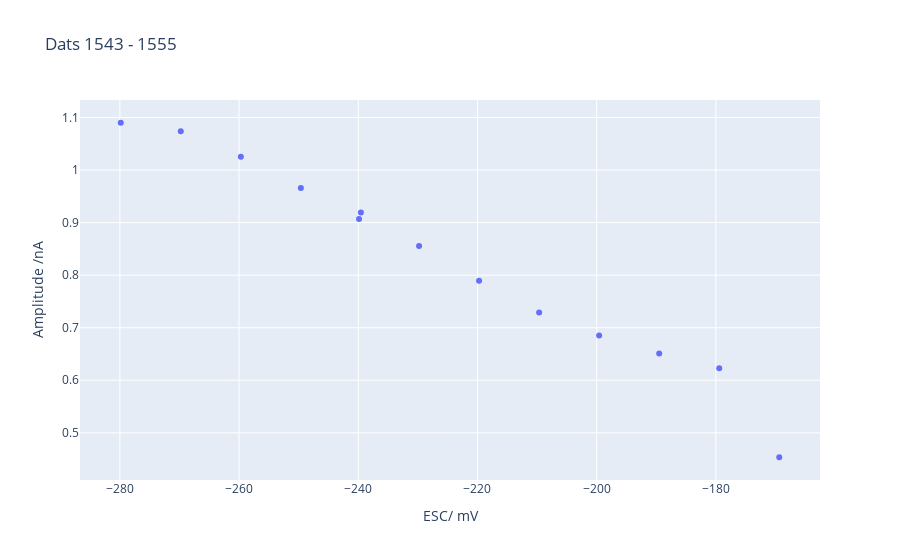

Notebook code for this chart:
### Code cell
fig = go.Figure()
fig.add_trace(go.Scatter(mode='markers', x=escs, y=amp_digamma_, text=[dat.datnum for dat in dats], name="Data"))
fig.update_layout(xaxis_title='ESC/ mV', yaxis_title='Amplitude /nA',
                      title=f'Dats {dats[0].datnum} - {dats[-1].datnum}')

### Figure 1 — Plotly figure (JSON) as saved in the notebook; plotly's stock layout.template omitted (floating-point values rounded to 4 significant figures)
{"data": [{"mode": "markers", "name": "Data", "text": ["1543", "1544", "1545", "1546", "1547", "1548", "1549", "1550", "1551", "1552", "1553", "1554", "1555"], "type": "scatter", "x": [-279.9, -269.8, -259.7, -249.6, -239.6, -239.9, -229.8, -219.7, -209.7, -199.6, -189.5, -179.4, -169.4], "y": [1.09, 1.074, 1.025, 0.9661, 0.9194, 0.9067, 0.8555, 0.7893, 0.7289, 0.6854, 0.6512, 0.6231, 0.4535]}], "layout": {"autosize": true, "title": {"text": "Dats 1543 - 1555"}, "xaxis": {"autorange": true, "range": [-286.6, -162.6], "title": {"text": "ESC/ mV"}, "type": "linear"}, "yaxis": {"autorange": true, "range": [0.4069, 1.137], "title": {"text": "Amplitude /nA"}, "type": "linear"}}}
